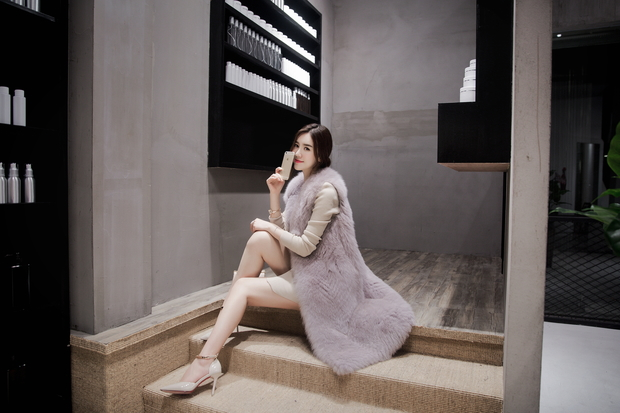
#> input picture images/6.jpg, 620 x 413 px
$ python 'Hough Circle Transform.py'
#> lines starting #> are read from the running program, lines starting #| are printed output that depends on the picture
import cv2
import numpy as np

img = cv2.imread('../../images/6.jpg', 0)
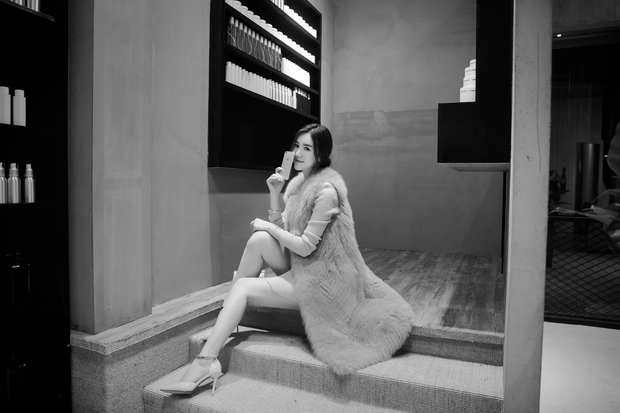
#> img: shape (413, 620); min 0, max 255, mean 93
img = cv2.medianBlur(img, 5)
cimg = cv2.cvtColor(img, cv2.COLOR_GRAY2BGR)


circles = cv2.HoughCircles(img, cv2.HOUGH_GRADIENT, 1, 200, param1=50, param2=30, minRadius=0, maxRadius=0)
#> circles = [[158.5, 153.5, 154.1], [430.5, 153.5, 172.9], [311.5, 385.5, 126.4], [583.5, 351.5, 143.4], [617.5, 60.5, 142.7], [23.5, 388.5, 82]]
for i in circles[0, :]:
    cv2.circle(cimg, (i[0], i[1]), i[2], (0, 255, 0), 2)
    cv2.circle(cimg, (i[0], i[1]), 2, (0, 0, 255), 3)
#> this loop made 6 passes
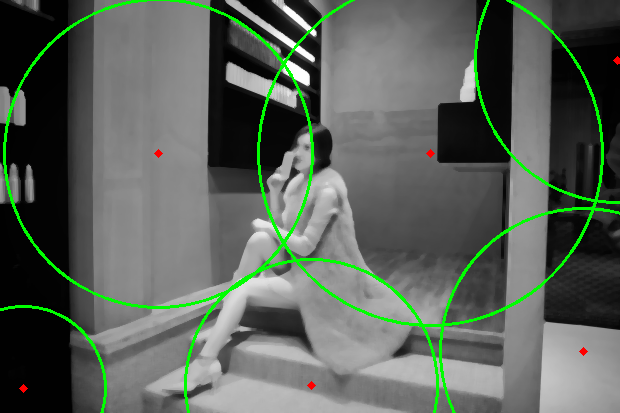
#> cimg: shape (413, 620, 3); mean B, G, R 89.7, 98.8, 90

cv2.imshow('cimg', cimg)
cv2.waitKey(0)

$ run again, with images/1.jpg copied over images/6.jpg
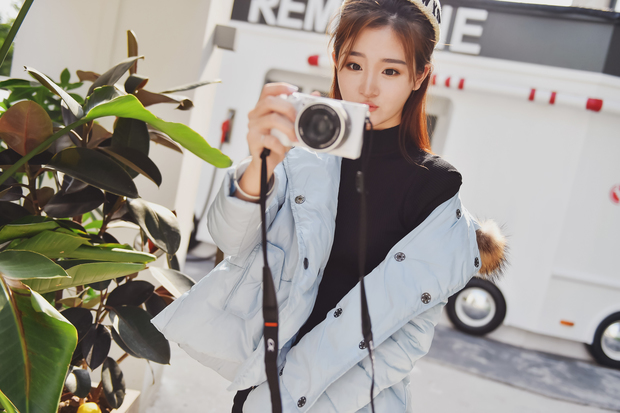
#> input picture images/1.jpg, 620 x 413 px
#> `img = cv2.imread('../../images/6.jpg', 0)`:
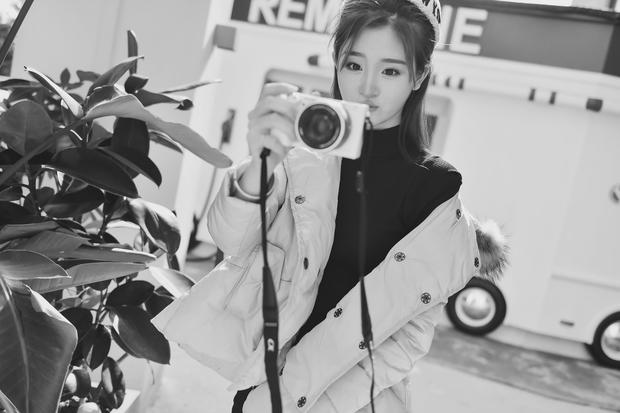
#> img: shape (413, 620); min 15, max 255, mean 151.9
#> circles = [[176.5, 204.5, 160.2], [493.5, 209.5, 209], [46.5, 1.5, 284.7], [224.5, 411.5, 167.8], [487.5, 412.5, 120.3], [326.5, 60.5, 48.2], [1.5, 353.5, 70.1]]
#> the loop `for i in circles[0, :]:` made 7 passes
#> after the loop `for i in circles[0, :]:`:
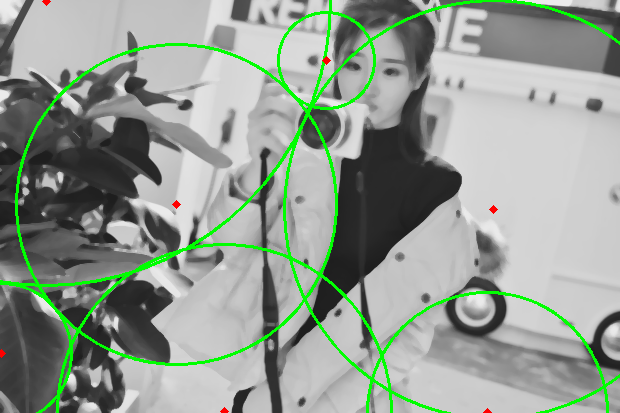
#> cimg: shape (413, 620, 3); mean B, G, R 145.5, 156.1, 145.7

$ run again, with images/3.jpg copied over images/6.jpg
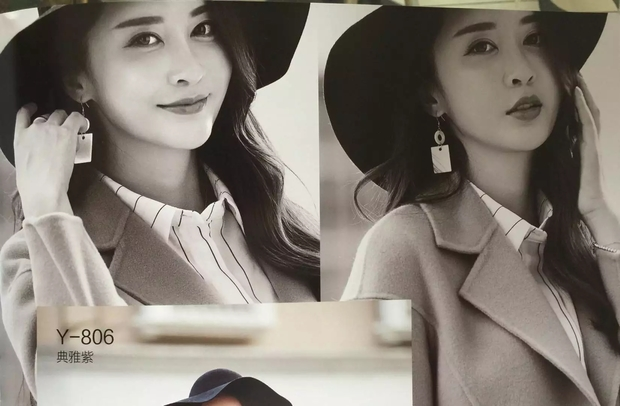
#> input picture images/3.jpg, 620 x 406 px
#> `img = cv2.medianBlur(img, 5)`:
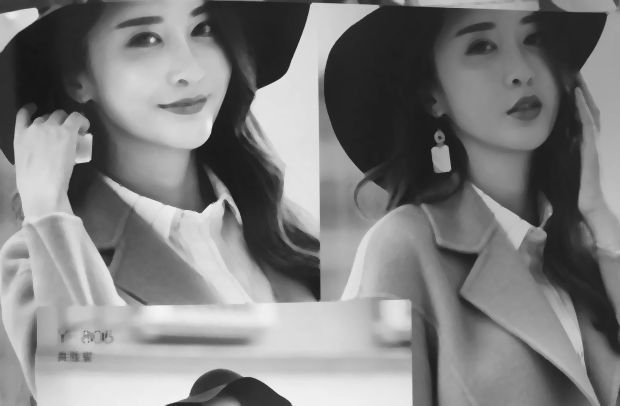
#> img: shape (406, 620); min 23, max 244, mean 127
#> circles = [[293.5, 142.5, 231.9], [354.5, 385.5, 231.9], [619.5, 192.5, 193.4], [147.5, 360.5, 120.6], [82.5, 168.5, 68.1], [492.5, 31.5, 32.2], [560.5, 386.5, 18.6]]
#> the loop `for i in circles[0, :]:` made 7 passes
#> after the loop `for i in circles[0, :]:`:
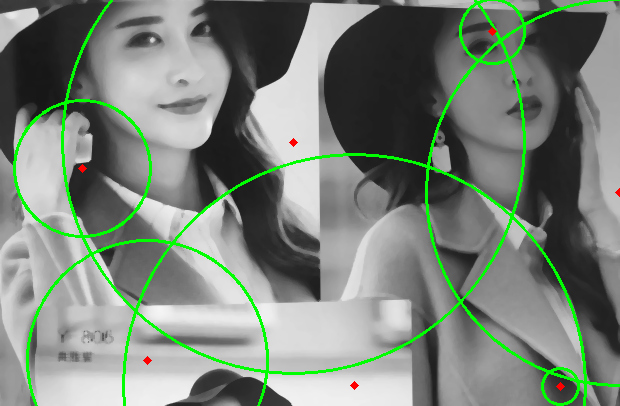
#> cimg: shape (406, 620, 3); mean B, G, R 121.4, 132, 121.7
